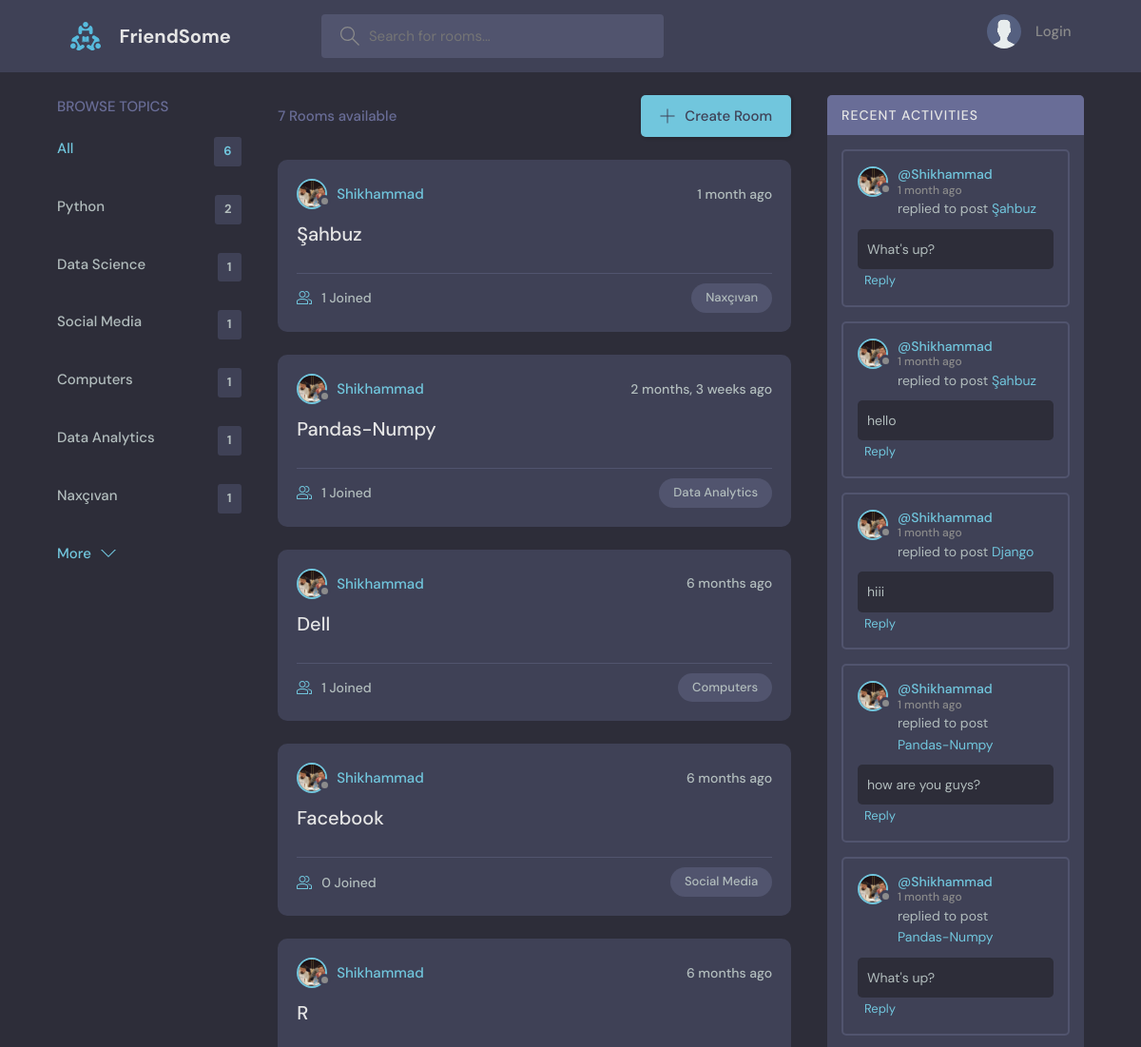
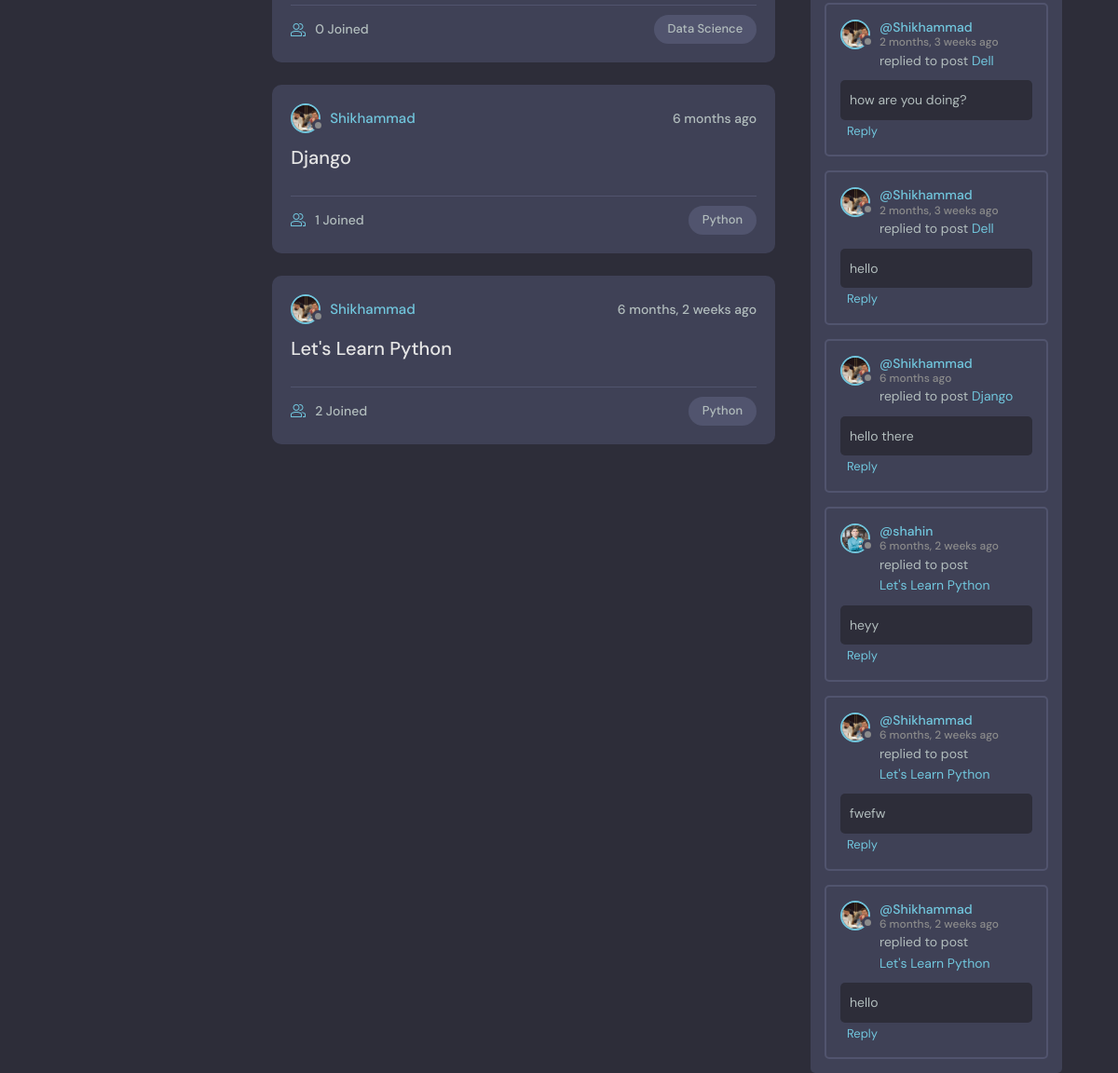
The page / on the database its author committed (2 pictures, top to bottom).
### base/models.py (models this page shows, shortened)
class Topic(models.Model):
    name = models.CharField(max_length=200)

class Room(models.Model):
    host = models.ForeignKey(User, on_delete=models.SET_NULL, null=True)
    topic = models.ForeignKey(Topic, on_delete=models.SET_NULL, null=True)
    name = models.CharField(max_length=200)
    description = models.TextField(null=True, blank=True)
    participants = models.ManyToManyField(User, related_name='participants', blank=True)
    updated = models.DateTimeField(auto_now=True)
    created = models.DateTimeField(auto_now_add=True)
    class Meta:
        ordering = ['-updated', '-created']
    def __str__(self):
        return self.name

class User(AbstractUser):
    name = models.CharField(max_length=200, null=True)
    email = models.EmailField(unique=True, null=True)
    bio = models.TextField(null=True)
    avatar = models.ImageField(null=True, default="avatar.svg")
    USERNAME_FIELD = 'email'
    REQUIRED_FIELDS = []

class Message(models.Model):
    user = models.ForeignKey(User, on_delete=models.CASCADE)
    room = models.ForeignKey(Room, on_delete=models.CASCADE)
    body = models.TextField(blank=False)
    updated = models.DateTimeField(auto_now=True)
    created = models.DateTimeField(auto_now_add=True)
    class Meta:
        ordering = ['-updated', '-created']

### base/views.py (the view)
# urls.py: path('', views.home, name='home'),
def home(request):
    q = request.GET.get('q') if request.GET.get('q') is not None else ''
    rooms = Room.objects.filter(
        Q(topic__name__icontains=q) |
        Q(name__icontains=q) |
        Q(description__icontains=q)
    )
    topics = Topic.objects.all()[0:8]
    room_count = rooms.count()
    room_messages = Message.objects.filter(Q(
        room__topic__name__icontains=q
    ))
    context = {'rooms': rooms,
               'topics': topics,
               'room_count': room_count,
               'room_messages': room_messages}
    return render(request, 'base/home.html', context)

### base/templates/base/home.html (shortened to what this page needs)
{% extends 'main.html' %}
{% block content %}
<main class="layout layout--3">
      <div class="container">
         {% include 'base/topics_component.html'%}
        <div class="roomList">
          <div class="roomList__header">
            <div>
              <p>{{ room_count }} Rooms available</p>
            </div>
            <a class="btn btn--main" href="{% url 'create-room' %}">
              <svg version="1.1" xmlns="http://www.w3.org/2000/svg" width="32" height="32" viewBox="0 0 32 32">
                <title>add</title>
                <path
                  d="M16.943 0.943h-1.885v14.115h-14.115v1.885h14.115v14.115h1.885v-14.115h14.115v-1.885h-14.115v-14.115z"
                ></path>
              </svg>
              Create Room
            </a>
          </div>
            {% include 'base/feed_component.html' %}
        </div>
          {% include 'base/activity_component.html' %}
      </div>
    </main>
{% endblock %}

### base/templates/base/topics_component.html
 <div class="topics">
          <div class="topics__header">
            <h2>Browse Topics</h2>
          </div>
          <ul class="topics__list">
            <li>
              <a href="{% url 'home' %}" class="active">All <span>{{ topics.count}}</span></a>
            </li>
              {% for topic in topics %}
            <li>
              <a href="{% url 'home' %}?q={{ topic.name }}"> {{ topic.name }} <span>{{ topic.room_set.all.count }}</span></a>
            </li>
              {% endfor %}
          </ul>
          <a class="btn btn--link" href="{% url 'topics' %}">
            More
            <svg version="1.1" xmlns="http://www.w3.org/2000/svg" width="32" height="32" viewBox="0 0 32 32">
              <title>chevron-down</title>
              <path d="M16 21l-13-13h-3l16 16 16-16h-3l-13 13z"></path>
            </svg>
          </a>
        </div>

### base/templates/base/feed_component.html (shortened to what this page needs)
{% for room in rooms %}
    <div class="roomListRoom">
            <div class="roomListRoom__header">
              <a href="{% url 'user-profile' room.host.id %}" class="roomListRoom__author">
                <div class="avatar avatar--small">
                  <img src="{{ room.host.avatar.url }}" />
                </div>
                <span>{{ room.host.username }}</span>
              </a>
              <div class="roomListRoom__actions">
                <span>{{ room.created|timesince }} ago</span>
              </div>
            </div>
        <div class="roomListRoom__content">
        <a href="{% url 'room' room.id %}">{{ room.name }}</a>
        </div>
            <div class="roomListRoom__meta">
              <a href="{% url 'room' room.id %}" class="roomListRoom__joined">
                  {{ room.participants.all.count }} Joined
              </a>
              <p class="roomListRoom__topic">{{ room.topic.name }}</p>
            </div>
          </div>
{% endfor %}

### base/templates/base/activity_component.html (shortened to what this page needs)
<div class="activities">
          <div class="activities__header">
            <h2>Recent Activities</h2>
          </div>
    {% for message in room_messages %}
          <div class="activities__box">
            <div class="activities__boxHeader roomListRoom__header">
              <a href="{% url 'user-profile' message.user.id %}" class="roomListRoom__author">
                <div class="avatar avatar--small">
                  <img src="{{ message.user.avatar.url }}" />
                </div>
                <p>
                  @{{ message.user.username }}
                  <span>{{ message.created| timesince }} ago</span>
                </p>
              </a>
            </div>
            <div class="activities__boxContent">
              <p>replied to post <a href="{% url 'room' message.room.id %}">{{ message.room }}</a></p>
                {% with text=message.body  %}
                {% if text|wordcount > 20 %}
                    <div class="activities__boxRoomContent">
                    {{text|safe|linebreaks|truncatewords:15}}<a href="{% url 'room' message.room.id %}"><br>Read more</a>
                    </div>
                {% else %}
                    <div class="activities__boxRoomContent">
                        {{ text|safe|linebreaks }}
                     </div>
                {% endif %}
                {% endwith %}
                <a style="margin-left: -3.5rem; font-size:13px" href="{% url 'room' message.room.id %}"> <small>Reply</small> </a>
            </div>
          </div>
    {% endfor %}
</div>

### rows shown on the page
Topic: name "Python", room_set.all.count "2"
Topic: name "Data Science", room_set.all.count "1"
Topic: name "Social Media", room_set.all.count "1"
Topic: name "Computers", room_set.all.count "1"
Topic: name "Data Analytics", room_set.all.count "1"
Topic: name "Naxçıvan", room_set.all.count "1"
Room: host.avatar (picture), host.username "Shikhammad", created "1 month", name "Şahbuz", participants.all.count "1", topic.name "Naxçıvan"
Room: host.avatar (picture), host.username "Shikhammad", created "2 months, 3 weeks", name "Pandas-Numpy", participants.all.count "1", topic.name "Data Analytics"
Room: host.avatar (picture), host.username "Shikhammad", created "6 months", name "Dell", participants.all.count "1", topic.name "Computers"
Room: host.avatar (picture), host.username "Shikhammad", created "6 months", name "Facebook", participants.all.count "0", topic.name "Social Media"
Room: host.avatar (picture), host.username "Shikhammad", created "6 months", name "R", participants.all.count "0", topic.name "Data Science"
Room: host.avatar (picture), host.username "Shikhammad", created "6 months", name "Django", participants.all.count "1", topic.name "Python"
Room: host.avatar (picture), host.username "Shikhammad", created "6 months, 2 weeks", name "Let's Learn Python", participants.all.count "2", topic.name "Python"
Message: user.avatar (picture), user.username "Shikhammad", created "1 month", room "Şahbuz", body "What's up?"
Message: user.avatar (picture), user.username "Shikhammad", created "1 month", room "Şahbuz", body "hello"
Message: user.avatar (picture), user.username "Shikhammad", created "1 month", room "Django", body "hiii"
Message: user.avatar (picture), user.username "Shikhammad", created "1 month", room "Pandas-Numpy", body "how are you guys?"
Message: user.avatar (picture), user.username "Shikhammad", created "1 month", room "Pandas-Numpy", body "What's up?"
Message: user.avatar (picture), user.username "Shikhammad", created "2 months, 3 weeks", room "Dell", body "how are you doing?"
Message: user.avatar (picture), user.username "Shikhammad", created "2 months, 3 weeks", room "Dell", body "hello"
Message: user.avatar (picture), user.username "Shikhammad", created "6 months", room "Django", body "hello there"
Message: user.avatar (picture), user.username "shahin", created "6 months, 2 weeks", room "Let's Learn Python", body "heyy"
Message: user.avatar (picture), user.username "Shikhammad", created "6 months, 2 weeks", room "Let's Learn Python", body "fwefw"
Message: user.avatar (picture), user.username "Shikhammad", created "6 months, 2 weeks", room "Let's Learn Python", body "hello"

### other values the page prints
{{ topics.count }} "6"
{{ room_count }} "7"
